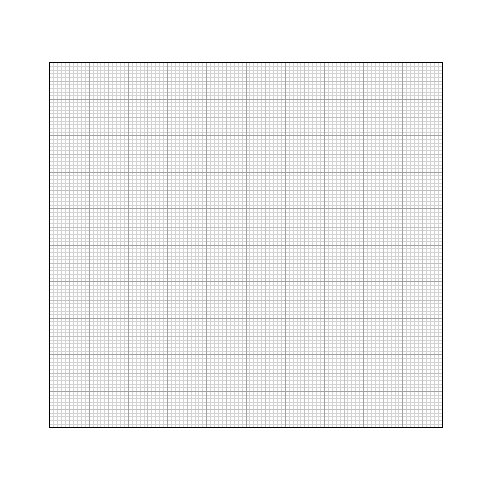

Recreate this plot in gnuplot.
set terminal pdfcairo size 12.5cm,12.5cm
set output 'graphpaper.pdf'

set size 0.8,0.8
set origin 0.1,0.1
set margins 0.0, 0.0

unset key
unset tics

set style arrow 1 nohead lw 1

set for [i=1:99] arrow from i/10.,0 to i/10.,10 as 1 lc rgb 'light-grey'
set for [i=1:99] arrow from 0,i/10. to 10,i/10. as 1 lc rgb 'light-grey'

set for [i=5:95:10] arrow from i/10.,0 to i/10.,10 as 1 lc rgb 'grey'
set for [i=5:95:5] arrow from 0,i/10. to 10,i/10. as 1 lc rgb 'grey'

set for [i=10:90:10] arrow from i/10.,0 to i/10.,10 as 1 lc rgb 'dark-grey'
set for [i=10:90:10] arrow from 0,i/10. to 10,i/10. as 1 lc rgb 'dark-grey'

plot [0:10][0:10] 1/0
set output
